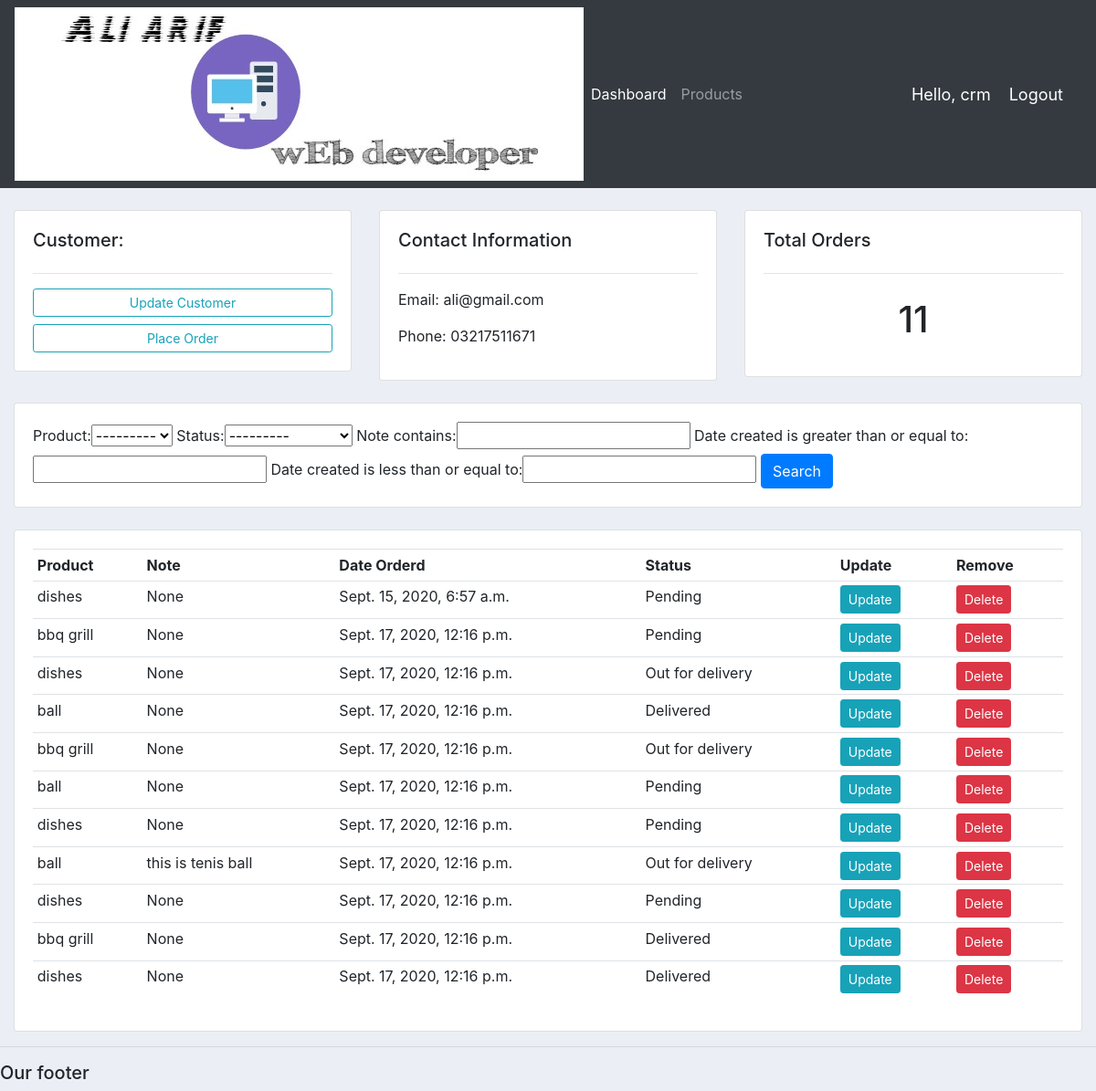
The app's page /customer/1/ (signed in) with its own data.
### accounts/models.py (models this page shows, shortened)
class Customer(models.Model):
    user = models.OneToOneField(User, null=True, on_delete=models.CASCADE)
    name = models.CharField(max_length=200, null=True)
    phone = models.CharField(max_length=200, null=True)
    email = models.CharField(max_length=200, null=True)
    profile_pic = models.ImageField(default="profile1.png", null=True, blank=True)
    date_created = models.DateTimeField(auto_now_add=True, null=True)

class Order(models.Model):
    STATUS = (
            ('Pending', 'Pending'),
            ('Out for delivery', 'Out for delivery'),
            ('Delivered', 'Delivered'),
    )
    customer = models.ForeignKey(Customer, null=True, on_delete=models.SET_NULL)
    product = models.ForeignKey(Product, null=True, on_delete=models.SET_NULL)
    date_created = models.DateTimeField(auto_now_add=True, null=True)
    status = models.CharField(max_length=200, null=True, choices=STATUS)
    note = models.CharField(max_length=1000, null=True)

class Product(models.Model):
    CATEGORY = (
            ('Indoor', 'Indoor'),
            ('Outdoor', 'Outdoor'),
    )
    name = models.CharField(max_length=200, null=True)
    price = models.FloatField(null=True)
    category = models.CharField(max_length=200, null=True, choices=CATEGORY)
    description =models.CharField(max_length=200, null=True, blank=True)
    date_created = models.DateTimeField(auto_now_add=True, null=True)
    tags = models.ManyToManyField(Tag)
    def __str__(self):
        return self.name

### accounts/decorators.py (the view)
        def wrapper_func(request, *args, **kwargs):
            group = None
            if request.user.groups.exists():
                group = request.user.groups.all()[0].name
            if group in allowed_roles:
                return view_func(request, *args, **kwargs)
            else:
                return HttpResponse('You are not authorized to view this page')

### accounts/views.py (called while the page is built)
@login_required(login_url='login')
@allowed_users(allowed_roles=['admin'])
def customer(request, pk_test):
    customer = Customer.objects.get(id=pk_test)
    orders = customer.order_set.all()
    order_count = orders.count()
    myFilter = OrderFilter(request.GET, queryset=orders)
    orders = myFilter.qs
    context = {'customer':customer, 'orders':orders, 'order_count':order_count, 'myFilter':myFilter}
    return render(request, 'accounts/customer.html', context)

### accounts/templates/accounts/customer.html
{%  extends 'accounts/main.html' %}
{% block content %}
	<br>
<div class="row">
	<div class="col-md">
		<div class="card card-body">
			<h5>Customer:</h5>
			<hr>
			<a class="btn btn-outline-info  btn-sm btn-block" href="">Update Customer</a>
			<a class="btn btn-outline-info  btn-sm btn-block" href="{% url 'create_order' customer.id %}">Place Order</a>
		</div>
	</div>
	<div class="col-md">
		<div class="card card-body">
			<h5>Contact Information</h5>
			<hr>
			<p>Email: {{customer.email}}</p>
			<p>Phone: {{customer.phone}}</p>
		</div>
	</div>
	<div class="col-md">
		<div class="card card-body">
			<h5>Total Orders</h5>
			<hr>
			<h1 style="text-align: center;padding: 10px">{{order_count}}</h1>
		</div>
	</div>
</div>
<br>
<div class="row">
	<div class="col">
		<div class="card card-body">
			<form method="get">
				{{myFilter.form}}
		    <button class="btn btn-primary" type="submit">Search</button>
		  </form>
		</div>
	</div>
</div>
<br>
<div class="row">
	<div class="col-md">
		<div class="card card-body">
			<table class="table table-sm">
				<tr>
					<th>Product</th>
					<th>Note</th>
					<th>Date Orderd</th>
					<th>Status</th>
					<th>Update</th>
					<th>Remove</th>
				</tr>
				{% for order in orders %}
				<tr>
					<td>{{order.product}}</td>
					<td>{{order.note}}</td>
					<td>{{order.date_created}}</td>
					<td>{{order.status}}</td>
					<td><a class="btn btn-sm btn-info" href="{% url 'update_order' order.id %}">Update</a></td>
						<td><a class="btn btn-sm btn-danger" href="{% url 'delete_order' order.id %}">Delete</a></td>
				</tr>
				{% endfor %}
			</table>
		</div>
	</div>
</div>
{% endblock %}

### accounts/templates/accounts/navbar.html (shortened to what this page needs)
{% load static %}
<nav class="navbar navbar-expand-lg navbar-dark bg-dark">
  <img src="{% static 'images/ali.jpg' %}">
    <div class="collapse navbar-collapse" id="navbarNav">
      <ul class="navbar-nav">
        {% if request.user.is_staff %}
        <li class="nav-item active">
          <a class="nav-link" href="{% url 'home' %}">Dashboard</a>
        </li>
        <li class="nav-item">
          <a class="nav-link" href="{% url 'product' %}">Products</a>
        </li>
        {% else %}
       <li class="nav-item">
        <a class="nav-link" href="{% url 'account' %}">Settings</a>
      </li>
          {% endif %}
      </ul>
    </div>
    <span class="hello-msg">Hello, {{request.user}}</span>
  <span ><a  class="hello-msg" href="{% url 'logout' %}">Logout</a></span>
  </nav>

### static/css/main.css (style rules this page uses)
body { background-color: #ebeff5; }

### accounts/templates/accounts/navbar.html (style rules this page uses)
.hello-msg { font-size: 18px; color: #fff; margin-right: 20px; }

### records on screen
Customer: email "ali@gmail.com", phone "03217511671"
Order: product "dishes", note "None", date_created "Sept. 15, 2020, 6:57 a.m.", status "Pending"
Order: product "bbq grill", note "None", date_created "Sept. 17, 2020, 12:16 p.m.", status "Pending"
Order: product "dishes", note "None", date_created "Sept. 17, 2020, 12:16 p.m.", status "Out for delivery"
Order: product "ball", note "None", date_created "Sept. 17, 2020, 12:16 p.m.", status "Delivered"
Order: product "bbq grill", note "None", date_created "Sept. 17, 2020, 12:16 p.m.", status "Out for delivery"
Order: product "ball", note "None", date_created "Sept. 17, 2020, 12:16 p.m.", status "Pending"
Order: product "dishes", note "None", date_created "Sept. 17, 2020, 12:16 p.m.", status "Pending"
Order: product "ball", note "this is tenis ball", date_created "Sept. 17, 2020, 12:16 p.m.", status "Out for delivery"
Order: product "dishes", note "None", date_created "Sept. 17, 2020, 12:16 p.m.", status "Pending"
Order: product "bbq grill", note "None", date_created "Sept. 17, 2020, 12:16 p.m.", status "Delivered"
Order: product "dishes", note "None", date_created "Sept. 17, 2020, 12:16 p.m.", status "Delivered"

### other values on screen
{{ request.user }} "crm"
{{ order_count }} "11"
